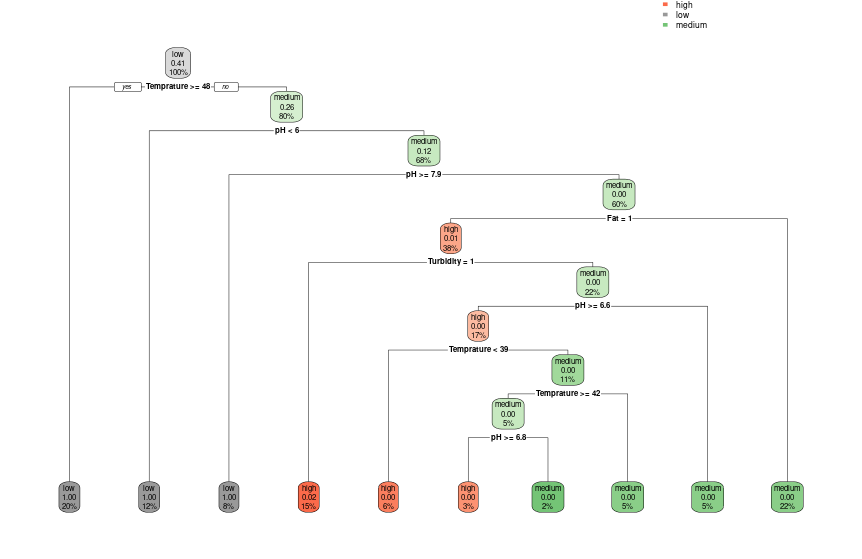

Reproduce this figure in R.
dados = read.csv('milknew.csv')
dados

df$Odor

#instalar e carregar os pacotes
install.packages("rpart")
install.packages("rpart.plot")
install.packages("caret")

library(rpart)
library(rpart.plot)
library(caret)

# Transformar a variável no alvo
dados$Grade <- as.factor(dados$Grade)

#definir uma semente
set.seed(123)

#70% para treino e 30% para teste
indice_treino <- sample(1:nrow(dados), 0.7 * nrow(dados))

treino <- dados[indice_treino, ]
teste <- dados[-indice_treino, ]

#criar modelo
modelo <- rpart(Grade ~ ., data = treino, method = "class")

#ver árvore
rpart.plot(modelo, extra = 106)

#prever teste
previsoes <- predict(modelo, teste, type = "class")

# Criar a matriz de confusão para avaliar o modelo
matriz_confusao <- confusionMatrix(previsoes, teste$Grade)
print(matriz_confusao)

#matriz de confusão
matriz_confusao <- confusionMatrix(previsoes, teste$Grade)
print(matriz_confusao)
